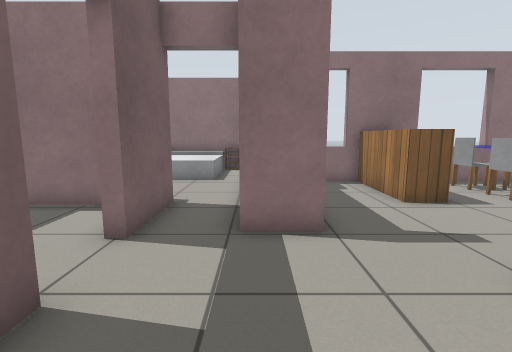
View 1 (above)

19 first-person views from a walk through a robot-simulator world made for Gazebo. The camera is 0.9 m above the floor, tilts 8° down and sees 85° across. The floor is counted in squares, 0.5 m on a side. Each view is taken from the middle of a square. On the plan, view 1 faces up. The plan holds only what a view shows up to about 15 squares ahead; the rest is blank. Gazebo's built-in surfaces are drawn with simple patterns.

View 2
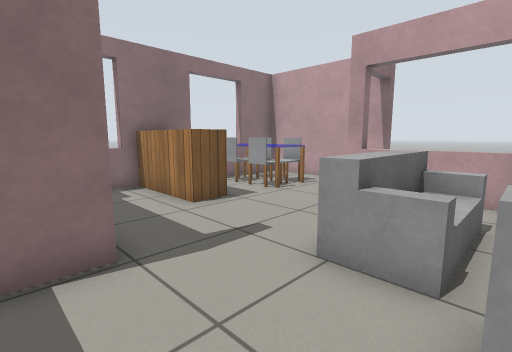

View 3
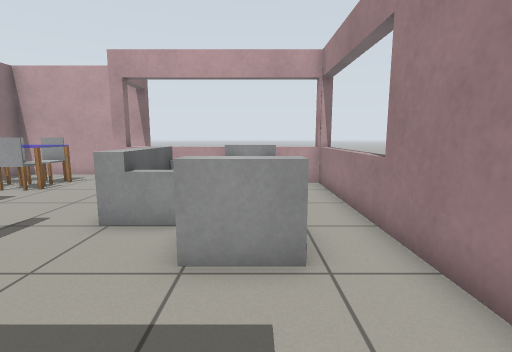

View 4
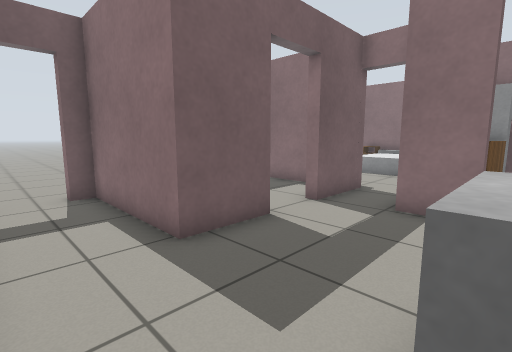

View 5
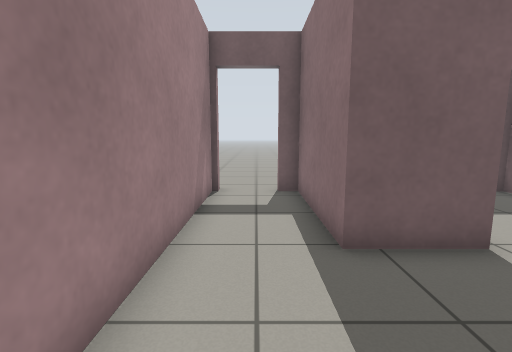

View 6
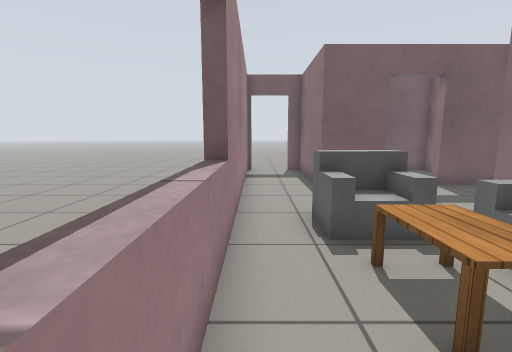

View 7
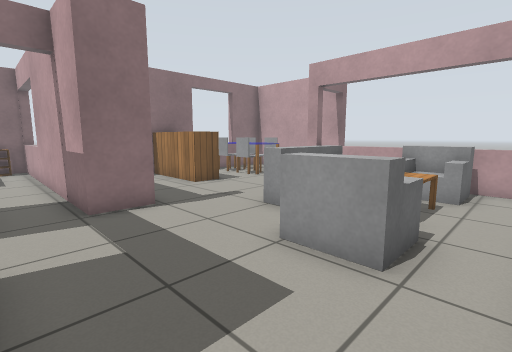

View 8
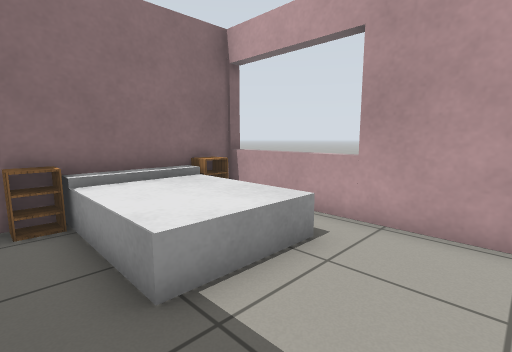

View 9
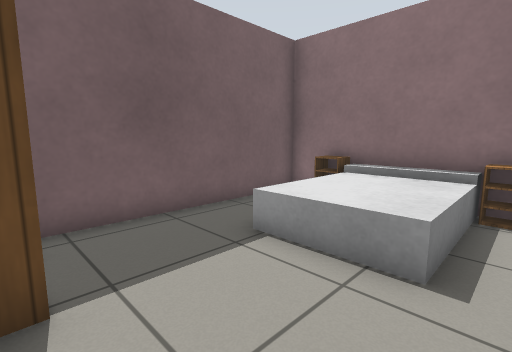

View 10
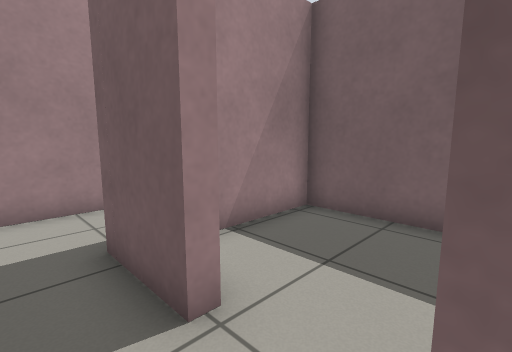

View 11
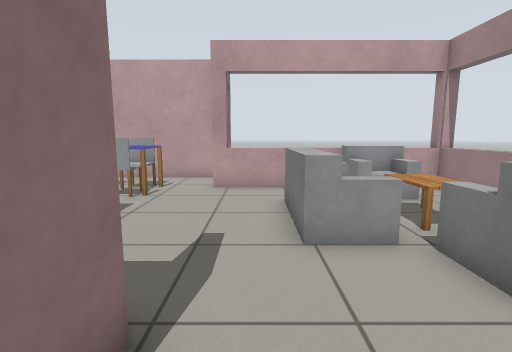

View 12
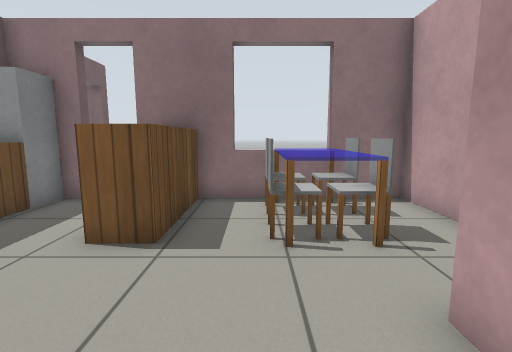

View 13
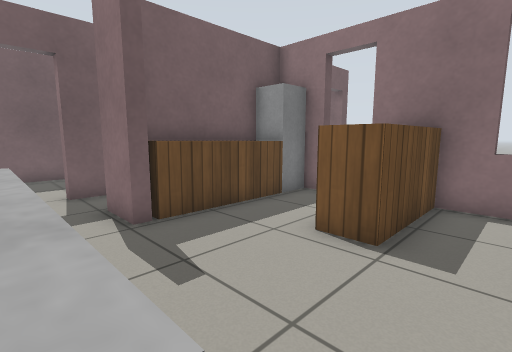

View 14
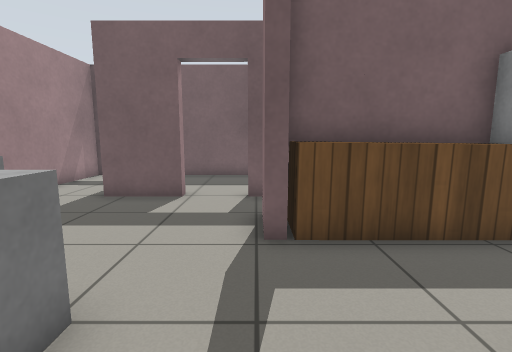

View 15
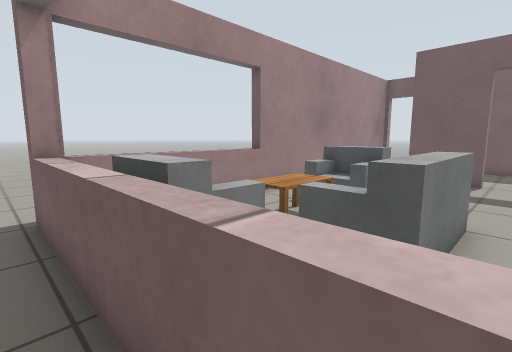

View 16
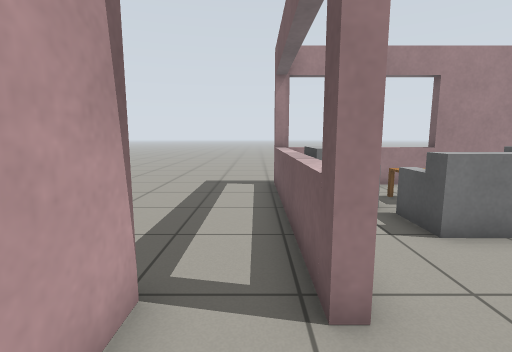

View 17
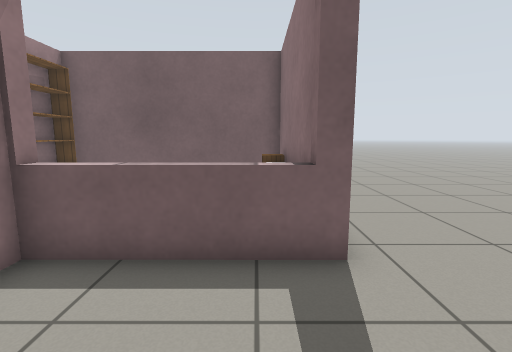

View 18
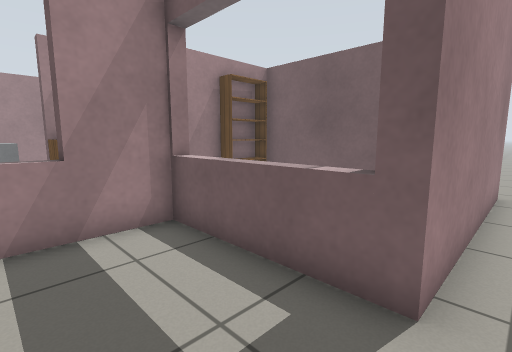

View 19
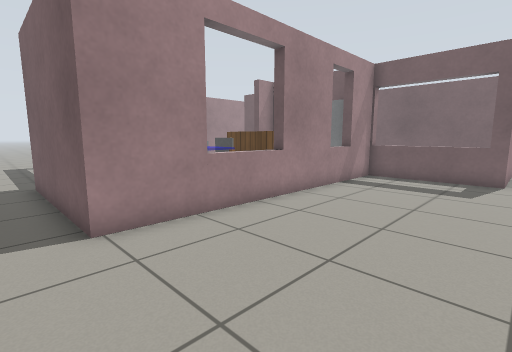

### Floor plan
Ten units are one square. View 1 is at (0, 0); x grows to the right and y downward. Boxes are objects, and circles mark ways between rooms. Rooms are numbered by the first view taken in them; rooms with no view inside come last. Other rooms are left out.
<svg viewBox="-76 -180 211 215">
<path fill="none" stroke="#000" d="M13 -56 13 -51 -3 -51 -3 -71M89 -9 89 -55 93 -55M-23 -28 -23 -4 -71 -4 -71 2M1 -100 1 -56M-23 -76 -23 -48M113 -51 113 -111 15 -111M89 30 89 6M-71 25 94 25M1 -159 -71 -159 -71 -76M-56 -164 1 -163M-42 -76 -27 -76M-3 -71 -3 -160M93 -55 93 29M117 -105 117 -51 113 -51M1 -163 1 -115M-4 -115 117 -115 117 -105M-40 -72 -71 -72 -71 -8 -41 -8"/>
<rect x="5" y="-95" width="10" height="40" fill="#bbb"><title>wooden box</title></rect>
<rect x="5" y="-115" width="10" height="20" fill="#bbb"><title>white post</title></rect>
<rect x="15" y="-15" width="20" height="20" fill="#bbb"><title>sofa</title></rect>
<rect x="35" y="-15" width="30" height="20" fill="#bbb"><title>table</title></rect>
<rect x="35" y="-35" width="30" height="20" fill="#bbb"><title>sofa</title></rect>
<rect x="35" y="-105" width="20" height="30" fill="#bbb"><title>wooden box</title></rect>
<rect x="65" y="-15" width="20" height="20" fill="#bbb"><title>sofa</title></rect>
<rect x="65" y="-85" width="10" height="10" fill="#bbb"><title>chair</title></rect>
<rect x="65" y="-105" width="10" height="10" fill="#bbb"><title>chair</title></rect>
<rect x="75" y="-105" width="10" height="30" fill="#bbb"><title>table</title></rect>
<rect x="85" y="-85" width="10" height="10" fill="#bbb"><title>chair</title></rect>
<rect x="85" y="-105" width="10" height="20" fill="#bbb"><title>chair</title></rect>
<rect x="-65" y="-85" width="20" height="10" fill="#bbb"><title>other object</title></rect>
<rect x="-55" y="-155" width="40" height="40" fill="#bbb"><title>bed</title></rect>
<rect x="-55" y="-165" width="10" height="10" fill="#bbb"><title>other object</title></rect>
<rect x="-15" y="-165" width="10" height="20" fill="#bbb"><title>other object</title></rect>
<circle cx="-15" cy="-70" r="3" fill="#2a7"/>
<circle cx="105" cy="-50" r="3" fill="#2a7"/>
<circle cx="-25" cy="-35" r="3" fill="#2a7"/>
<circle cx="0" cy="-175" r="3" fill="#2a7"/>
<circle cx="130" cy="-100" r="3" fill="#2a7"/>
<text x="40" y="-40">1</text>
<text x="-30" y="-130">2</text>
<text x="100" y="0">3</text>
<text x="70" y="-150">4</text>
<text x="-50" y="-40">5</text>
</svg>
Room 1 opens to room 2. Room 1 opens to room 3. Room 1 opens to room 5. Room 2 opens to room 4. Room 3 opens to room 4.

Where each view was taken, in squares from view 1:
view 1: 0 up, 0 right, facing up
view 2: 1 up, 0 right, facing up-right
view 3: 0 up, 2 left, facing right
view 4: 2 down, 2 right, facing up-left
view 5: 1 down, 2 right, facing left
view 6: 2 down, 8 right, facing left
view 7: 2 down, 2 left, facing up-right
view 8: 9 up, 6 left, facing up-right
view 9: 8 up, 1 left, facing up-left
view 10: 5 up, 1 left, facing down-left
view 11: 4 up, 1 left, facing right
view 12: 3 up, 7 right, facing up
view 13: 3 up, 7 right, facing up-left
view 14: 5 up, 6 right, facing left
view 15: 4 up, 10 right, facing down-left
view 16: 8 up, 10 right, facing down
view 17: 15 up, 4 right, facing left
view 18: 17 up, 3 right, facing down-left
view 19: 17 up, 13 right, facing down-left
